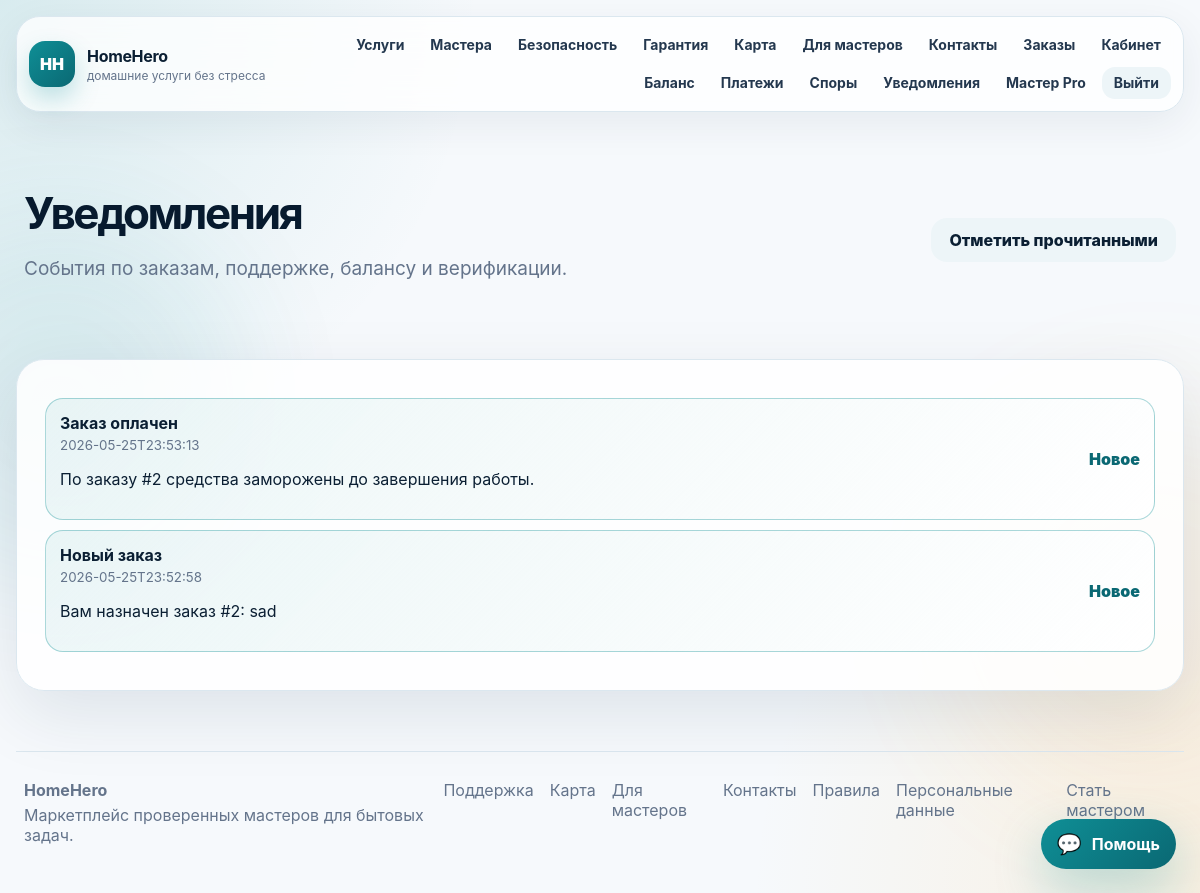
The page /notifications (signed in) on the database its author committed.
### tables this page shows
CREATE TABLE notifications (
        id INTEGER PRIMARY KEY AUTOINCREMENT,
        user_id INTEGER NOT NULL,
        title TEXT NOT NULL,
        message TEXT NOT NULL,
        is_read INTEGER NOT NULL DEFAULT 0,
        created_at TEXT NOT NULL,
        FOREIGN KEY (user_id) REFERENCES users(id)
    );

### app.py (the view)
@app.route("/notifications", methods=["GET", "POST"])
@login_required
def notifications():
    if request.method == "POST":
        run("UPDATE notifications SET is_read=1 WHERE user_id=?", (g.user["id"],))
        flash("Уведомления отмечены как прочитанные.", "success")
        return redirect(url_for("notifications"))
    rows = all_rows("SELECT * FROM notifications WHERE user_id=? ORDER BY created_at DESC", (g.user["id"],))
    return render_template("notifications.html", notifications=rows)

### app.py (called while the page is built)
def db():
    if "db" not in g:
        g.db = sqlite3.connect(app.config["DATABASE"])
        g.db.row_factory = sqlite3.Row
    return g.db

def one(sql, params=()):
    return db().execute(sql, params).fetchone()

def all_rows(sql, params=()):
    return db().execute(sql, params).fetchall()

@app.before_request
def load_user():
    user_id = session.get("user_id")
    g.user = one("SELECT * FROM users WHERE id=?", (user_id,)) if user_id else None

@app.context_processor
def globals_for_templates():
    try:
        categories = all_rows("SELECT * FROM categories ORDER BY name")
    except Exception:
        categories = []
    return {
        "nav_categories": categories,
        "status_labels": STATUS_LABELS,
        "payment_labels": PAYMENT_LABELS,
        "ticket_status_labels": TICKET_STATUS_LABELS,
        "ticket_priority_labels": TICKET_PRIORITY_LABELS,
        "verification_status_labels": VERIFICATION_STATUS_LABELS,
        "payment_event_labels": PAYMENT_EVENT_LABELS,
        "dispute_status_labels": DISPUTE_STATUS_LABELS,
        "avatar_src": avatar_src,
        "is_verified": is_verified,
        "current_year": datetime.now().year,
    }

def login_required(view):
    @wraps(view)
    def wrapped(**kwargs):
        if g.user is None:
            flash("Сначала войдите в аккаунт.", "warning")
            return redirect(url_for("login", next=request.path))
        return view(**kwargs)
    return wrapped

### templates/notifications.html (shortened to what this page needs)
{% extends "base.html" %}
{% block content %}
<section class="page-head compact">
  <div><h1>Уведомления</h1><p>События по заказам, поддержке, балансу и верификации.</p></div>
  <form method="post"><button class="btn btn-light">Отметить прочитанными</button></form>
</section>
<section class="section panel">
  {% for n in notifications %}
    <div class="ticket-line {% if not n.is_read %}unread{% endif %}">
      <div><strong>{{ n.title }}</strong><small>{{ n.created_at }}</small><p>{{ n.message }}</p></div>
      <span>{{ 'Новое' if not n.is_read else 'OK' }}</span>
    </div>
  {% else %}
    <p class="muted">Уведомлений пока нет.</p>
  {% endfor %}
</section>
{% endblock %}

### static/css/style.css (style rules this page uses)
:root { --bg:#f6f9fc; --surface:#ffffff; --surface-2:#f0f7fb; --ink:#0b1f33; --muted:#64748b; --line:#dbe7ef; --primary:#0f8f96; --primary-dark:#0a6873; --accent:#ffb84d; --danger:#e34b5f; --green:#1fa463; --shadow:0 24px 70px rgba(12,42,71,.10); --radius:28px; }
* { box-sizing:border-box }
body { margin:0; font-family:Inter,Arial,sans-serif; color:var(--ink); background: radial-gradient(circle at top left,rgba(15,143,150,.13),transparent 30rem), radial-gradient(circle at bottom right,rgba(255,184,77,.15),transparent 28rem), var(--bg); }
button,input,select,textarea { font:inherit }
.btn { display:inline-flex;align-items:center;justify-content:center;gap:8px; border:0;border-radius:16px;padding:12px 18px;font-weight:800;cursor:pointer; transition:.2s transform,.2s box-shadow,.2s background }
.btn-light,.btn-ghost { background:#edf5f8;color:var(--ink) }
.hero h1,.page-head h1 { font-size:58px;line-height:.96;margin:16px 0;color:#071a2e;letter-spacing:-.055em }
.hero p,.page-head p { font-size:19px;line-height:1.7;color:var(--muted);max-width:650px }
.stats div,.metric,.card,.panel,.service-card,.master-card { background:rgba(255,255,255,.86);border:1px solid var(--line);border-radius:var(--radius);box-shadow:var(--shadow) }
.section { margin:34px 0 }
.panel { padding:28px }
.page-head { padding:46px 8px 20px }
.page-head.compact { display:flex;align-items:center;justify-content:space-between;gap:20px }
.page-head.compact h1 { font-size:44px }
.ticket-line { display:grid; grid-template-columns:1fr auto; gap:14px; align-items:center; padding:14px; border:1px solid var(--line); border-radius:18px; margin:10px 0; background:#fff; }
.ticket-line small { display:block;color:var(--muted);margin-top:4px }
.ticket-line span { color:var(--primary-dark);font-weight:900 }
html { scroll-behavior:smooth }
.btn { position:relative;overflow:hidden }
.service-card,.master-card,.panel,.metric,.stats div,.contact-card,.safety-card,.testimonial,.process-step { transition:.25s transform,.25s box-shadow,.25s border-color }
.reveal { opacity:0;transform:translateY(24px) }
.reveal.visible { animation:fadeUp .75s cubic-bezier(.2,.8,.2,1) forwards }
body { overflow-x:hidden }
html,body { width:100%; max-width:100%; overflow-x:hidden!important; }
body { min-width:0; }
main,section,.section,.page-head,.hero,.stats,.grid,.split { max-width:100%!important; }
.ticket-line.unread { border-color:rgba(15,143,150,.35); background:linear-gradient(135deg,rgba(15,143,150,.08),#fff); }

### rows shown on the page
notifications: title "Заказ оплачен", created_at "2026-05-25T23:53:13", message "По заказу #2 средства заморожены до завершения работы.", is_read "Новое"
notifications: title "Новый заказ", created_at "2026-05-25T23:52:58", message "Вам назначен заказ #2: sad", is_read "Новое"
